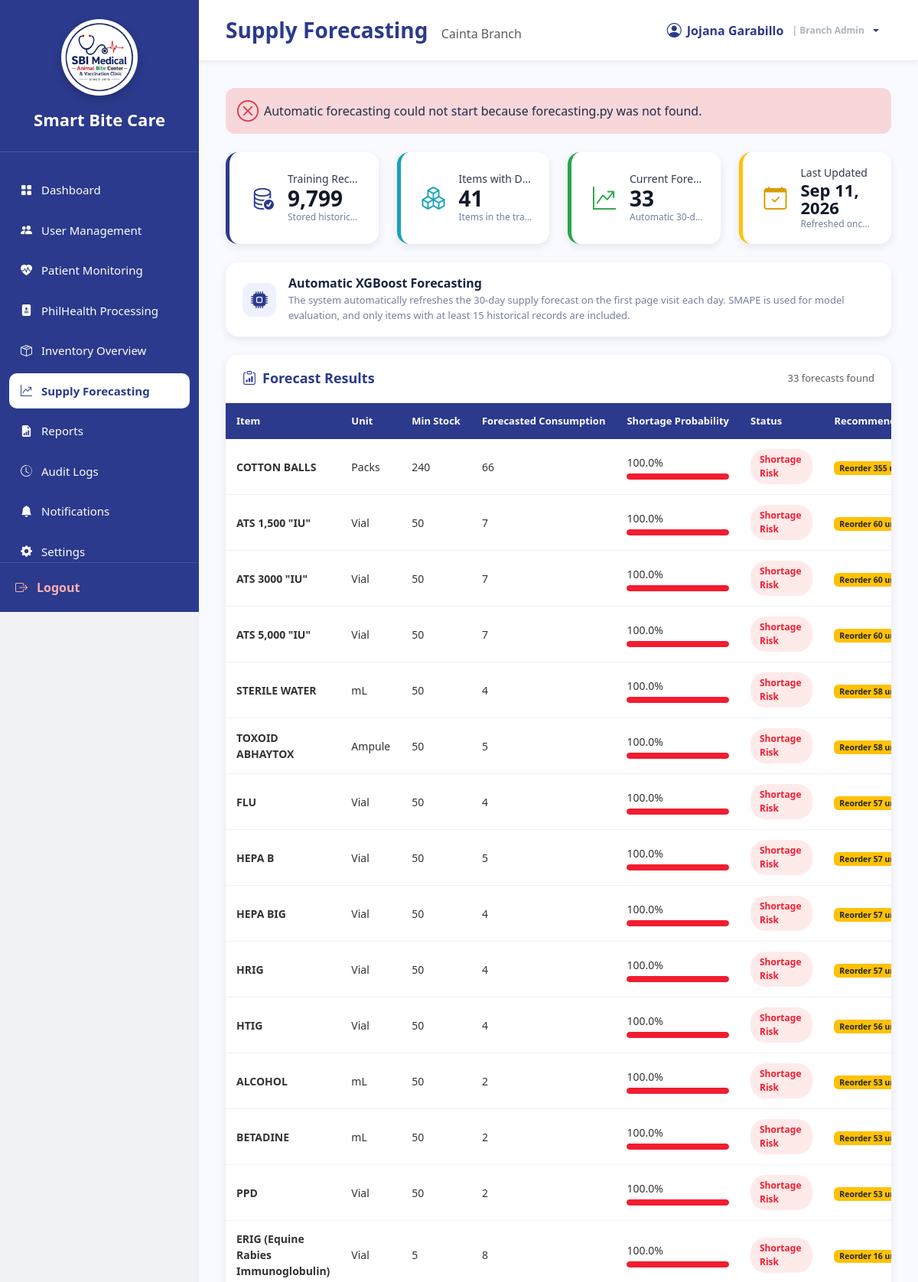
The page /BranchAdmin_Forecasting.php (signed in, upper part) on the database its author committed.
### tables this page shows
CREATE TABLE `users` (
  `user_id` int(11) NOT NULL,
  `branch_id` varchar(10) DEFAULT NULL,
  `role_id` int(11) NOT NULL,
  `username` varchar(100) NOT NULL,
  `email` varchar(255) NOT NULL,
  `password` varchar(255) NOT NULL,
  `status` enum('Active','Inactive') DEFAULT 'Active',
  `created_at` timestamp NOT NULL DEFAULT current_timestamp(),
  `last_login` datetime DEFAULT NULL
);

CREATE TABLE `branches` (
  `branch_id` varchar(10) NOT NULL,
  `branch_name` varchar(150) NOT NULL,
  `branch_address` text DEFAULT NULL,
  `contact_number` varchar(30) DEFAULT NULL,
  `email` varchar(150) DEFAULT NULL,
  `status` enum('Active','Inactive') DEFAULT 'Active',
  `created_at` timestamp NOT NULL DEFAULT current_timestamp()
);

CREATE TABLE `forecast_results` (
  `forecast_id` int(11) NOT NULL,
  `item_id` int(11) NOT NULL,
  `branch_id` varchar(10) NOT NULL,
  `forecast_date` date NOT NULL,
  `shortage_probability` decimal(5,4) DEFAULT NULL,
  `forecast_status` varchar(100) DEFAULT NULL,
  `recommended_reorder` decimal(12,2) DEFAULT NULL,
  `generated_by` int(11) DEFAULT NULL,
  `forecasted_consumption` decimal(12,2) DEFAULT NULL,
  `forecast_days` int(11) DEFAULT NULL
);

CREATE TABLE `inventory_items` (
  `item_id` int(11) NOT NULL,
  `category_id` int(11) NOT NULL,
  `unit_id` int(11) NOT NULL,
  `item_name` varchar(255) NOT NULL,
  `minimum_stock` int(11) DEFAULT 0,
  `description` text DEFAULT NULL,
  `is_forecastable` tinyint(1) NOT NULL DEFAULT 0,
  `is_consumable` tinyint(1) NOT NULL DEFAULT 1,
  `base_unit_label` varchar(30) DEFAULT NULL,
  `display_unit_label` varchar(30) DEFAULT NULL,
  `conversion_to_base` decimal(12,4) NOT NULL DEFAULT 1.0000
);

CREATE TABLE `units` (
  `unit_id` int(11) NOT NULL,
  `unit_name` varchar(100) NOT NULL
);

### BranchAdmin_Forecasting.php (the view, shortened to what this page needs)
<?php
require_once 'sources/db_connect.php';
$user_id = (int)$_SESSION['user_id'];
$branch_id = $_SESSION['branch_id'] ?? null;
$user_sql = "SELECT u.username, b.branch_name
             FROM users u
             LEFT JOIN branches b ON u.branch_id = b.branch_id
             WHERE u.user_id = ?";
$user_stmt = $conn->prepare($user_sql);
$user_stmt->bind_param("i", $user_id);
$user_stmt->execute();
$user_result = $user_stmt->get_result();
$user_data = $user_result->fetch_assoc();
$username = $user_data['username'] ?? 'Branch Admin';
$branch_name = $user_data['branch_name'] ?? 'Unknown Branch';
$forecast_days = 30;
$minimum_records_per_item = 15;
$latest_forecast_sql = "SELECT MAX(forecast_date) AS latest_forecast_date,
                               CURDATE() AS database_today,
                               COALESCE(SUM(
                                   CASE
                                       WHEN forecast_date = CURDATE() AND forecast_days = ? THEN 1
                                       ELSE 0
                                   END
                               ), 0) AS today_forecast_count
                        FROM forecast_results
                        WHERE branch_id = ?";
$latest_forecast_stmt = $conn->prepare($latest_forecast_sql);
$latest_forecast_stmt->bind_param("is", $forecast_days, $branch_id);
$latest_forecast_stmt->execute();
$latest_forecast_data = $latest_forecast_stmt->get_result()->fetch_assoc();
$latest_forecast_date = $latest_forecast_data['latest_forecast_date'] ?? null;
$forecasts = [];
$forecast_sql = "SELECT
                p.*,
                i.item_name,
                i.minimum_stock,
                u.unit_name
             FROM forecast_results p
             JOIN inventory_items i ON p.item_id = i.item_id
             LEFT JOIN units u ON i.unit_id = u.unit_id
             WHERE p.branch_id = ?
             ORDER BY p.shortage_probability DESC";
$forecast_stmt = $conn->prepare($forecast_sql);
$forecast_stmt->bind_param("s", $branch_id);
$forecast_stmt->execute();
$forecast_result = $forecast_stmt->get_result();
while ($row = $forecast_result->fetch_assoc()) {
    if ($row['shortage_probability'] >= 0.8) {
        $status_color = 'danger';
    } elseif ($row['shortage_probability'] >= 0.6) {
        $status_color = 'warning';
    } else {
        $status_color = 'success';
    }
    $forecasts[] = [
        'item_name' => $row['item_name'],
        'unit_name' => $row['unit_name'],
        'shortage_probability' => (float)$row['shortage_probability'],
        'forecast_status' => $row['forecast_status'],
        'status_color' => $status_color,
        'recommended_reorder' => (int)$row['recommended_reorder'],
        'forecasted_consumption' => (int)$row['forecasted_consumption'],
        'forecast_days' => (int)$row['forecast_days'],
        'minimum_stock' => (int)$row['minimum_stock'],
        'forecast_date' => date('m/d/Y', strtotime($row['forecast_date']))
    ];
}
$stats_sql = "SELECT
                COUNT(DISTINCT item_id) as item_count,
                COUNT(*) as total_records,
                MIN(record_date) as earliest_date,
                MAX(record_date) as latest_date,
                AVG(quantity_used) as avg_usage
             FROM training_dataset
             WHERE branch_id = ?";
$stats_stmt = $conn->prepare($stats_sql);
$stats_stmt->bind_param("s", $branch_id);
$stats_stmt->execute();
$stats_result = $stats_stmt->get_result();
$training_stats = $stats_result->fetch_assoc();
?>
<!DOCTYPE html>
<html lang="en">
<head>
    <link href="https://cdn.jsdelivr.net/npm/bootstrap@5.3.3/dist/css/bootstrap.min.css" rel="stylesheet">
    <link rel="stylesheet" href="https://cdn.jsdelivr.net/npm/bootstrap-icons@1.11.3/font/bootstrap-icons.min.css">
    <link rel="stylesheet" href="sidebar.css">
</head>
<body>
<div class="sidebar">
    <div class="logo-area">
        <div class="logo-frame">
            <img src="logo.png" alt="Smart Bite Care Logo" class="logo">
        </div>
        <div class="system-name">Smart Bite Care</div>
    </div>
    <nav class="nav-menu">
        <ul>
            <li><a href="BranchAdmin_Dashboard.php"><i class="bi bi-grid-fill"></i><span>Dashboard</span></a></li>
            <li><a href="BranchAdmin_UserManagement.php"><i class="bi bi-people-fill"></i><span>User Management</span></a></li>
            <li><a href="BranchAdmin_PatientMonitoring.php"><i class="bi bi-heart-pulse-fill"></i><span>Patient Monitoring</span></a></li>
            <li><a href="BranchAdmin_PhilhealthWorkflow.php"><i class="bi bi-file-medical-fill"></i><span>PhilHealth Processing</span></a></li>
            <li><a href="BranchAdmin_InventoryOverview.php"><i class="bi bi-box-seam"></i><span>Inventory Overview</span></a></li>
            <li><a class="active" href="BranchAdmin_Forecasting.php"><i class="bi bi-graph-up-arrow"></i><span>Supply Forecasting</span></a></li>
            <li><a href="BranchAdmin_Reports.php"><i class="bi bi-file-earmark-bar-graph-fill"></i><span>Reports</span></a></li>
            <li><a href="BranchAdmin_AuditLogs.php"><i class="bi bi-clock-history"></i><span>Audit Logs</span></a></li>
            <li><a href="BranchAdmin_Notifications.php"><i class="bi bi-bell-fill"></i><span>Notifications</span></a></li>
            <li><a href="BranchAdmin_Settings.php"><i class="bi bi-gear-fill"></i><span>Settings</span></a></li>
        </ul>
    </nav>
    <div class="logout">
        <a href="logout.php"><i class="bi bi-box-arrow-right"></i><span>Logout</span></a>
    </div>
</div>
<div class="main">
    <div class="topbar">
        <h3>Supply Forecasting <small class="text-muted fs-6"><?php echo htmlspecialchars($branch_name); ?></small></h3>
         <div class="dropdown">
                <button class="profile dropdown-toggle border-0 bg-transparent px-3 py-2 rounded-3"
                        type="button" id="branchAdminProfileMenu"
                        data-bs-toggle="dropdown" aria-expanded="false">
                    <i class="bi bi-person-circle"></i>
                    <span><?php echo htmlspecialchars($username, ENT_QUOTES, 'UTF-8'); ?></span>
                    <span class="profile-role">| Branch Admin</span>
                </button>
            </div>
    </div>
    <div class="page-body">
    <div class="toast-container" id="toastContainer"></div>
        <div class="row g-4 mb-4">
            <div class="col-lg-3 col-md-6">
                <div class="stat-card stat-primary">
                    <div class="stat-icon"><i class="bi bi-database-check"></i></div>
                    <div class="stat-content">
                        <div class="stat-label">Training Records</div>
                        <div class="stat-number"><?php echo number_format($training_stats['total_records'] ?? 0); ?></div>
                        <div class="stat-description">Stored historical records</div>
                    </div>
                </div>
            </div>
            <div class="col-lg-3 col-md-6">
                <div class="stat-card stat-info">
                    <div class="stat-icon"><i class="bi bi-boxes"></i></div>
                    <div class="stat-content">
                        <div class="stat-label">Items with Data</div>
                        <div class="stat-number"><?php echo number_format($training_stats['item_count'] ?? 0); ?></div>
                        <div class="stat-description">Items in the training set</div>
                    </div>
                </div>
            </div>
            <div class="col-lg-3 col-md-6">
                <div class="stat-card stat-success">
                    <div class="stat-icon"><i class="bi bi-graph-up-arrow"></i></div>
                    <div class="stat-content">
                        <div class="stat-label">Current Forecasts</div>
                        <div class="stat-number"><?php echo count($forecasts); ?></div>
                        <div class="stat-description">Automatic 30-day results</div>
                    </div>
                </div>
            </div>
            <div class="col-lg-3 col-md-6">
                <div class="stat-card stat-warning">
                    <div class="stat-icon"><i class="bi bi-calendar-check"></i></div>
                    <div class="stat-content">
                        <div class="stat-label">Last Updated</div>
                        <div class="stat-number" style="font-size:22px;">
                            <?php echo $latest_forecast_date ? date('M d, Y', strtotime($latest_forecast_date)) : 'Pending'; ?>
                        </div>
                        <div class="stat-description">Refreshed once each day</div>
                    </div>
                </div>
            </div>
        </div>
        <div class="forecast-status-card">
            <div class="status-icon"><i class="bi bi-cpu-fill"></i></div>
            <div>
                <h5>Automatic XGBoost Forecasting</h5>
                <p>
                    The system automatically refreshes the 30-day supply forecast on the first page visit each day.
                    SMAPE is used for model evaluation, and only items with at least
                    <?php echo $minimum_records_per_item; ?> historical records are included.
                </p>
            </div>
        </div>
        <div class="table-wrap">
            <div class="table-header">
                <h5><i class="bi bi-clipboard-data me-2"></i>Forecast Results</h5>
                <span class="text-muted" style="font-size:13px;">
                    <?php echo count($forecasts); ?> forecasts found
                </span>
            </div>
            <table class="table data-table">
                <thead>
                    <tr>
                        <th>Item</th>
                        <th>Unit</th>
                        <th>Min Stock</th>
                        <th>Forecasted Consumption</th>
                        <th>Shortage Probability</th>
                        <th>Status</th>
                        <th>Recommendation</th>
                    </tr>
                </thead>
                <tbody>
                    <?php if (count($forecasts) > 0): ?>
                        <?php foreach ($forecasts as $forecast): ?>
                            <tr>
                                <td><strong><?php echo htmlspecialchars($forecast['item_name']); ?></strong></td>
                                <td><?php echo htmlspecialchars($forecast['unit_name'] ?? 'N/A'); ?></td>
                                <td><?php echo htmlspecialchars($forecast['minimum_stock']); ?></td>
                                <td><?php echo htmlspecialchars($forecast['forecasted_consumption'] ?? 'N/A'); ?></td>
                                <td>
                                    <?php echo number_format($forecast['shortage_probability'] * 100, 1); ?>%
                                    <div class="probability-bar">
                                        <div class="fill <?php
                                            echo $forecast['shortage_probability'] >= 0.8 ? 'fill-high' :
                                                ($forecast['shortage_probability'] >= 0.6 ? 'fill-medium' : 'fill-low');
                                        ?>"
                                             style="width: <?php echo $forecast['shortage_probability'] * 100; ?>%;">
                                        </div>
                                    </div>
                                </td>
                                <td>
                                    <span class="badge-status <?php
                                        echo $forecast['status_color'] == 'danger' ? 'badge-danger' :
                                            ($forecast['status_color'] == 'warning' ? 'badge-warning' : 'badge-success');
                                    ?>">
                                        <?php echo htmlspecialchars($forecast['forecast_status']); ?>
                                    </span>
                                </td>
                                <td>
                                    <?php if ($forecast['recommended_reorder'] > 0): ?>
                                        <span class="badge bg-warning text-dark">
                                            Reorder <?php echo htmlspecialchars($forecast['recommended_reorder']); ?> units
                                        </span>
                                    <?php else: ?>
                                        <span class="text-muted">No action needed</span>
                                    <?php endif; ?>
                                </td>
                            </tr>
                        <?php endforeach; ?>
                    <?php endif; ?>
                </tbody>
            </table>
        </div>
    </div>
</div>
</body>
</html>

### sidebar.css (style rules this page uses)
:root { --primary:#2B3A8C; --accent:#F21D2F; --bg:#F2F2F2; --white:#fff; }
.sidebar { width:260px; height:100vh; height:100dvh; min-height:0; background:var(--primary); display:flex; flex-direction:column; color:white; position:fixed; left:0; top:0; overflow:hidden; z-index:1000; box-sizing:border-box; }
.sidebar * { box-sizing:border-box; }
.logo-area { padding:25px 20px; border-bottom:1px solid rgba(255,255,255,.15); text-align:center; flex-shrink:0; }
.logo { width: 90px; height: 90px; display: block; object-fit: contain; }
.logo-frame { width: 100px; height: 100px; margin: 0 auto; border-radius: 50%; background: #fff; display: flex; align-items: center; justify-content: center; overflow: hidden; box-shadow: 0 4px 12px rgba(0,0,0,.2); border: 3px solid rgba(255,255,255,.3); }
.system-name { margin-top:15px; font-size:22px; font-weight:700; }
.nav-menu { margin-top:20px; flex:1; min-height:0; padding-bottom:10px; overflow-x:hidden; overflow-y:auto; overscroll-behavior:contain; scrollbar-width:thin; scrollbar-color:rgba(255,255,255,.45) transparent; -webkit-overflow-scrolling:touch; }
.nav-menu ul { list-style:none; padding:0; margin:0; }
.nav-menu li { margin:6px 12px; }
.nav-menu a { color:white; text-decoration:none; display:flex; align-items:center; gap:12px; padding:12px 15px; border-radius:10px; transition:.25s; font-size:15px; }
.nav-menu a.active { background:white; color:var(--primary); font-weight:600; }
.logout { padding:20px; flex-shrink:0; border-top:1px solid rgba(255,255,255,.12); background:var(--primary); }
.logout a { color:#ffb0b0; text-decoration:none; display:flex; align-items:center; gap:12px; font-weight:600; }

### rows shown on the page
users: branch.branch_name "Cainta Branch", username "Jojana Garabillo"
forecast_results: item.item_name "COTTON BALLS", units.unit_name "Packs", item.minimum_stock "240", forecasted_consumption "66", $forecast['shortage_probability']*100 "100.0", forecast_status "Shortage Risk", recommended_reorder "355"
forecast_results: item.item_name "ATS 1,500 \"IU\"", units.unit_name "Vial", item.minimum_stock "50", forecasted_consumption "7", $forecast['shortage_probability']*100 "100.0", forecast_status "Shortage Risk", recommended_reorder "60"
forecast_results: item.item_name "ATS 3000 \"IU\"", units.unit_name "Vial", item.minimum_stock "50", forecasted_consumption "7", $forecast['shortage_probability']*100 "100.0", forecast_status "Shortage Risk", recommended_reorder "60"
forecast_results: item.item_name "ATS 5,000 \"IU\"", units.unit_name "Vial", item.minimum_stock "50", forecasted_consumption "7", $forecast['shortage_probability']*100 "100.0", forecast_status "Shortage Risk", recommended_reorder "60"
forecast_results: item.item_name "STERILE WATER", units.unit_name "mL", item.minimum_stock "50", forecasted_consumption "4", $forecast['shortage_probability']*100 "100.0", forecast_status "Shortage Risk", recommended_reorder "58"
forecast_results: item.item_name "TOXOID ABHAYTOX", units.unit_name "Ampule", item.minimum_stock "50", forecasted_consumption "5", $forecast['shortage_probability']*100 "100.0", forecast_status "Shortage Risk", recommended_reorder "58"
forecast_results: item.item_name "FLU", units.unit_name "Vial", item.minimum_stock "50", forecasted_consumption "4", $forecast['shortage_probability']*100 "100.0", forecast_status "Shortage Risk", recommended_reorder "57"
forecast_results: item.item_name "HEPA B", units.unit_name "Vial", item.minimum_stock "50", forecasted_consumption "5", $forecast['shortage_probability']*100 "100.0", forecast_status "Shortage Risk", recommended_reorder "57"
forecast_results: item.item_name "HEPA BIG", units.unit_name "Vial", item.minimum_stock "50", forecasted_consumption "4", $forecast['shortage_probability']*100 "100.0", forecast_status "Shortage Risk", recommended_reorder "57"
forecast_results: item.item_name "HRIG", units.unit_name "Vial", item.minimum_stock "50", forecasted_consumption "4", $forecast['shortage_probability']*100 "100.0", forecast_status "Shortage Risk", recommended_reorder "57"
forecast_results: item.item_name "HTIG", units.unit_name "Vial", item.minimum_stock "50", forecasted_consumption "4", $forecast['shortage_probability']*100 "100.0", forecast_status "Shortage Risk", recommended_reorder "56"
forecast_results: item.item_name "ALCOHOL", units.unit_name "mL", item.minimum_stock "50", forecasted_consumption "2", $forecast['shortage_probability']*100 "100.0", forecast_status "Shortage Risk", recommended_reorder "53"
forecast_results: item.item_name "BETADINE", units.unit_name "mL", item.minimum_stock "50", forecasted_consumption "2", $forecast['shortage_probability']*100 "100.0", forecast_status "Shortage Risk", recommended_reorder "53"
forecast_results: item.item_name "PPD", units.unit_name "Vial", item.minimum_stock "50", forecasted_consumption "2", $forecast['shortage_probability']*100 "100.0", forecast_status "Shortage Risk", recommended_reorder "53"
forecast_results: item.item_name "ERIG (Equine Rabies Immunoglobulin)", units.unit_name "Vial", item.minimum_stock "5", forecasted_consumption "8", $forecast['shortage_probability']*100 "100.0", forecast_status "Shortage Risk", recommended_reorder "16"

### other values the page prints
$training_stats['total_records'] "9,799"
$training_stats['item_count'] "41"
count($forecasts) "33"
date('M d, Y', strtotime($latest_forecast_date)) "Sep 11, 2026"
$minimum_records_per_item "15"
